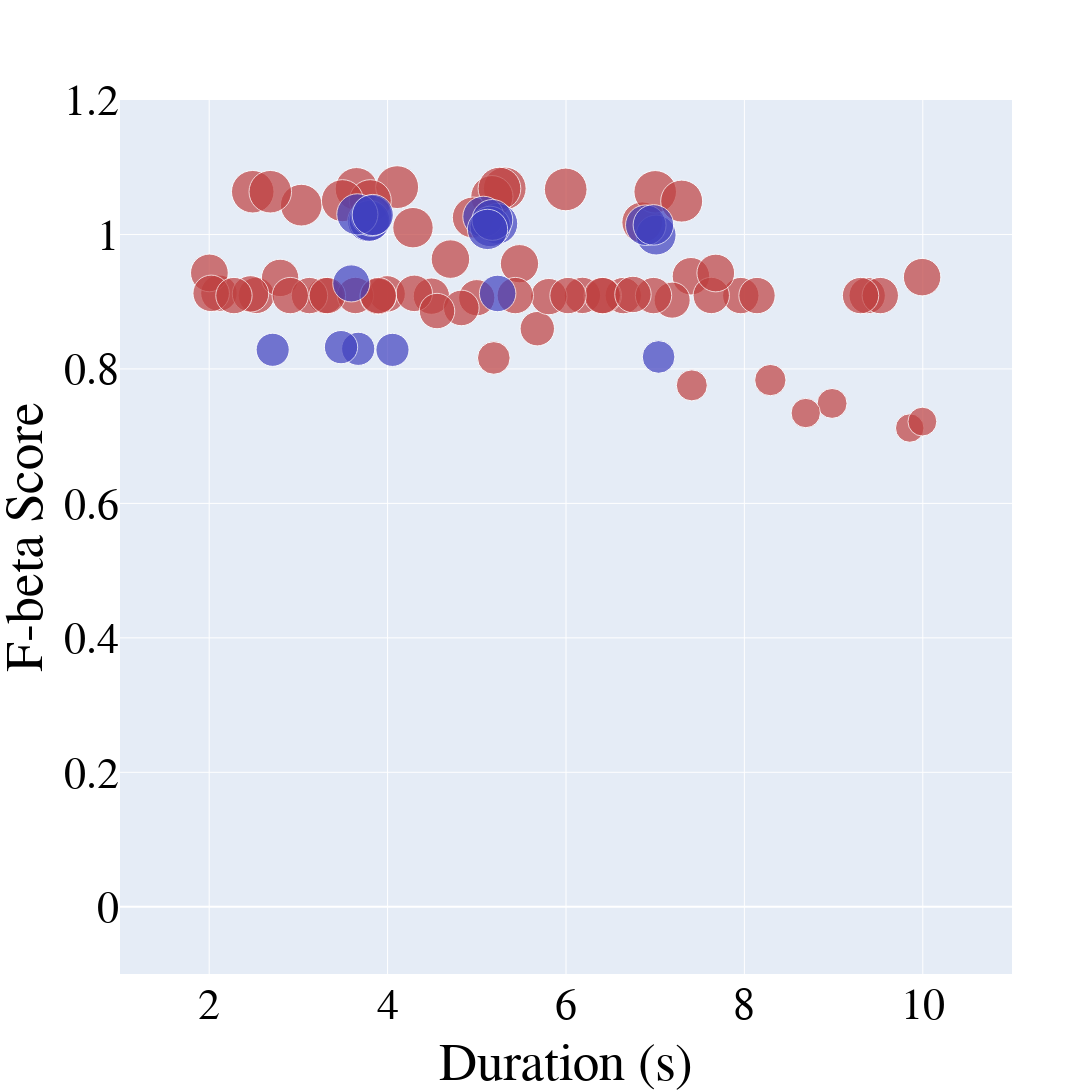

The notebook cell this image was saved under:
### Code cell
import plotly.graph_objects as go
import numpy as np

# Function to map a value in [1, 65] to a saturation percentage between 30% and 100%
def value_to_saturation(val, min_val=1, max_val=65, min_sat=0.5, max_sat=1.0, gamma=2):
    """
    Normalize the value to [0, 1], then apply a gamma transformation
    to obtain a non-linear mapping, and finally scale to [min_sat, max_sat].
    """
    norm = (val - min_val) / (max_val - min_val)
    sat = min_sat + (norm ** gamma) * (max_sat - min_sat)
    return round(sat * 100, 1)  # Return as percentage

# For R_PRE (red): use hue=0 and apply the saturation mapping to each third-column value
colors_red = [f'hsl(0, {value_to_saturation(val)}%, 50%)' for val in R_PRE[:, 2]]

# For R_ONB (blue): use hue=240 and apply the saturation mapping to each third-column value
colors_blue = [f'hsl(240, {value_to_saturation(val)}%, 50%)' for val in R_ONB[:, 2]]

# Font customization variables
font_family = "Times New Roman"
font_size = 44
font_color = "black"

# Create figure object
fig = go.Figure()

# Add first dataset R_PRE (red)
fig.add_trace(go.Scatter(
    x=R_PRE[:, 1],       # x-axis: threshold (first column)
    y=R_PRE[:, 2],       # y-axis: duration (second column)
    mode='markers',      # markers only
    marker=dict(
        size=R_PRE[:, 2] * 40,  # marker size scaled from the third column values
        color=colors_red        # marker color with saturation based on non-linear mapping
    ),
    name='R_PRE'
))

# Add second dataset R_ONB (blue)
fig.add_trace(go.Scatter(
    x=R_ONB[:, 1],       # x-axis: threshold (first column)
    y=R_ONB[:, 2],       # y-axis: duration (second column)
    mode='markers',      # markers only
    marker=dict(
        size=R_ONB[:, 2] * 40,  # marker size scaled from the third column values
        color=colors_blue       # marker color with saturation based on non-linear mapping
    ),
    name='R_ONB'
))

# Update overall layout: set font, square canvas, axis labels, and hide legend
fig.update_layout(
    font=dict(
        family=font_family,
        size=font_size,
        color=font_color
    ),
    width=1600,
    height=1600,
    showlegend=False,
    xaxis_title="Duration (s)",
    yaxis_title="F-beta Score"
)

# Update x-axis range and tick font
fig.update_xaxes(
    range=[1, 11],
    tickfont=dict(family=font_family, size=font_size, color=font_color)
)

# Update y-axis range and tick font
fig.update_yaxes(
    range=[-0.1, 1.2],
    tickfont=dict(family=font_family, size=font_size, color=font_color)
)

# save the plot as png
# fig.write_image("Duration-F_beta.png")

# Show plot
fig.show()

### Figure 1 — Plotly figure (JSON) as saved in the notebook; plotly's stock layout.template omitted (floating-point values rounded to 4 significant figures)
{"data": [{"marker": {"color": ["hsl(0, 50.0%, 50%)", "hsl(0, 50.0%, 50%)", "hsl(0, 50.0%, 50%)", "hsl(0, 50.0%, 50%)", "hsl(0, 50.0%, 50%)", "hsl(0, 50.0%, 50%)", "hsl(0, 50.0%, 50%)", "hsl(0, 50.0%, 50%)", "hsl(0, 50.0%, 50%)", "hsl(0, 50.0%, 50%)", "hsl(0, 50.0%, 50%)", "hsl(0, 50.0%, 50%)", "hsl(0, 50.0%, 50%)", "hsl(0, 50.0%, 50%)", "hsl(0, 50.0%, 50%)", "hsl(0, 50.0%, 50%)", "hsl(0, 50.0%, 50%)", "hsl(0, 50.0%, 50%)", "hsl(0, 50.0%, 50%)", "hsl(0, 50.0%, 50%)", "hsl(0, 50.0%, 50%)", "hsl(0, 50.0%, 50%)", "hsl(0, 50.0%, 50%)", "hsl(0, 50.0%, 50%)", "hsl(0, 50.0%, 50%)", "hsl(0, 50.0%, 50%)", "hsl(0, 50.0%, 50%)", "hsl(0, 50.0%, 50%)", "hsl(0, 50.0%, 50%)", "hsl(0, 50.0%, 50%)", "hsl(0, 50.0%, 50%)", "hsl(0, 50.0%, 50%)", "hsl(0, 50.0%, 50%)", "hsl(0, 50.0%, 50%)", "hsl(0, 50.0%, 50%)", "hsl(0, 50.0%, 50%)", "hsl(0, 50.0%, 50%)", "hsl(0, 50.0%, 50%)", "hsl(0, 50.0%, 50%)", "hsl(0, 50.0%, 50%)", "hsl(0, 50.0%, 50%)", "hsl(0, 50.0%, 50%)", "hsl(0, 50.0%, 50%)", "hsl(0, 50.0%, 50%)", "hsl(0, 50.0%, 50%)", "hsl(0, 50.0%, 50%)", "hsl(0, 50.0%, 50%)", "hsl(0, 50.0%, 50%)", "hsl(0, 50.0%, 50%)", "hsl(0, 50.0%, 50%)", "hsl(0, 50.0%, 50%)", "hsl(0, 50.0%, 50%)", "hsl(0, 50.0%, 50%)", "hsl(0, 50.0%, 50%)", "hsl(0, 50.0%, 50%)", "hsl(0, 50.0%, 50%)", "hsl(0, 50.0%, 50%)", "hsl(0, 50.0%, 50%)", "hsl(0, 50.0%, 50%)", "hsl(0, 50.0%, 50%)", "hsl(0, 50.0%, 50%)", "hsl(0, 50.0%, 50%)", "hsl(0, 50.0%, 50%)", "hsl(0, 50.0%, 50%)", "hsl(0, 50.0%, 50%)"], "size": [29.95, 38.53, 36.37, 36.37, 29.38, 42.71, 36.33, 42.74, 36.51, 40.73, 36.36, 28.48, 42.68, 42.25, 37.51, 41.74, 36.46, 34.39, 36.36, 36.36, 36.09, 37.42, 36.24, 36.36, 36.37, 36.36, 36.37, 37.71, 38.26, 36.36, 42.82, 36.46, 36.5, 36.36, 36.3, 42.54, 41.01, 42.01, 37.46, 36.36, 36.36, 42.01, 42.73, 36.5, 37.71, 35.63, 36.31, 31.34, 36.36, 36.36, 36.36, 42.54, 42.54, 36.36, 41.99, 36.36, 40.4, 31.02, 36.43, 28.87, 36.36, 32.65, 35.44, 36.36, 36.36]}, "mode": "markers", "name": "R_PRE", "type": "scatter", "x": [8.983, 4.705, 2.528, 6.184, 8.688, 3.652, 4.491, 5.313, 2.109, 6.855, 7.96, 9.854, 5.997, 5.169, 7.401, 3.033, 3.994, 5.678, 3.3, 6.642, 7.19, 2.795, 5.0, 8.142, 3.639, 9.376, 7.629, 2.002, 5.478, 6.419, 4.107, 2.463, 4.299, 3.124, 5.808, 7.0, 4.956, 3.806, 9.992, 9.523, 6.981, 3.493, 5.254, 2.022, 7.679, 4.827, 3.894, 8.291, 5.431, 6.406, 3.324, 2.488, 2.685, 2.909, 7.297, 2.278, 4.285, 7.41, 6.751, 9.995, 6.023, 5.191, 4.554, 3.895, 9.302], "y": [0.7487, 0.9633, 0.9094, 0.9094, 0.7344, 1.068, 0.9083, 1.069, 0.9127, 1.018, 0.9091, 0.7121, 1.067, 1.056, 0.9378, 1.044, 0.9116, 0.8599, 0.9091, 0.9091, 0.9023, 0.9354, 0.9059, 0.9091, 0.9092, 0.9091, 0.9092, 0.9428, 0.9565, 0.909, 1.07, 0.9116, 0.9124, 0.9091, 0.9076, 1.063, 1.025, 1.05, 0.9365, 0.9091, 0.9091, 1.05, 1.068, 0.9124, 0.9427, 0.8907, 0.9078, 0.7834, 0.9091, 0.9091, 0.9091, 1.064, 1.064, 0.9091, 1.05, 0.9091, 1.01, 0.7755, 0.9107, 0.7216, 0.9091, 0.8163, 0.8861, 0.9091, 0.9091]}, {"marker": {"color": ["hsl(240, 50.0%, 50%)", "hsl(240, 50.0%, 50%)", "hsl(240, 50.0%, 50%)", "hsl(240, 50.0%, 50%)", "hsl(240, 50.0%, 50%)", "hsl(240, 50.0%, 50%)", "hsl(240, 50.0%, 50%)", "hsl(240, 50.0%, 50%)", "hsl(240, 50.0%, 50%)", "hsl(240, 50.0%, 50%)", "hsl(240, 50.0%, 50%)", "hsl(240, 50.0%, 50%)", "hsl(240, 50.0%, 50%)", "hsl(240, 50.0%, 50%)", "hsl(240, 50.0%, 50%)", "hsl(240, 50.0%, 50%)", "hsl(240, 50.0%, 50%)", "hsl(240, 50.0%, 50%)", "hsl(240, 50.0%, 50%)", "hsl(240, 50.0%, 50%)"], "size": [37.09, 33.14, 36.49, 40.78, 40.81, 41.11, 41.2, 41.16, 33.2, 33.13, 39.97, 40.55, 40.57, 32.71, 33.3, 40.64, 41.05, 40.48, 40.86, 40.3]}, "mode": "markers", "name": "R_ONB", "type": "scatter", "x": [3.593, 2.712, 5.234, 3.78, 3.797, 3.82, 3.661, 3.834, 3.67, 4.055, 7.01, 6.894, 6.98, 7.038, 3.478, 5.231, 5.073, 5.15, 5.174, 5.12], "y": [0.9272, 0.8285, 0.9123, 1.02, 1.02, 1.028, 1.03, 1.029, 0.8299, 0.8283, 0.9992, 1.014, 1.014, 0.8178, 0.8324, 1.016, 1.026, 1.012, 1.022, 1.007]}], "layout": {"font": {"color": "black", "family": "Times New Roman", "size": 44}, "height": 1600, "showlegend": false, "width": 1600, "xaxis": {"range": [1, 11], "tickfont": {"color": "black", "family": "Times New Roman", "size": 44}, "title": {"text": "Duration (s)"}}, "yaxis": {"range": [-0.1, 1.2], "tickfont": {"color": "black", "family": "Times New Roman", "size": 44}, "title": {"text": "F-beta Score"}}}}
